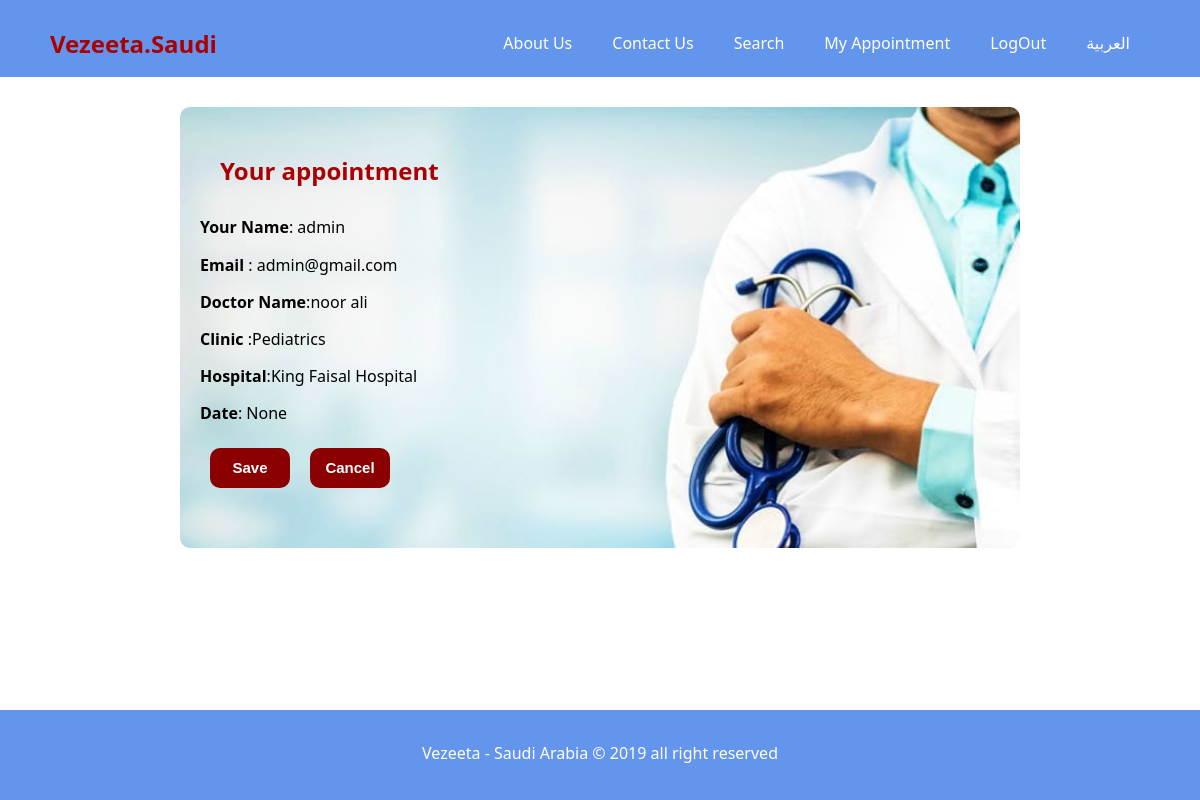
Page /booking/3 (signed in) on the committed database.
### Final_App/models.py (models this page shows, shortened)
class doctors(models.Model):
    full_name = models.CharField(max_length=100)
    major = models.CharField(max_length=100)
    clinic = models.CharField(max_length=100 , choices=Clinics, default='Other')
    Hospital = models.CharField(max_length=100, choices=Hospitals, default='King Saud Hospital')
    phone = models.CharField(max_length=100)
    price = models.CharField(max_length=100)
    Gender = models.CharField(max_length=100, choices=Genders, default='Male')
    City = models.CharField(max_length=100, choices=Cities, default='Riyadh')
    picture = models.ImageField(upload_to='doctors')
    rating = models.CharField(max_length=100, choices=Ratings, default='0')
    from_date = models.DateTimeField(default=timezone.now, null=True)
    to_date = models.DateTimeField(default=timezone.now, null=True)

### Final_App/views.py (the view)
# urls.py: path('booking/<int:id>', views.booking, name='booking'),
def booking(request, id):
    date = request.POST.get('date', None)
    id_Doctor = id
    booking = doctors.objects.get(pk = id)
    data = {
        "date": date,
        'id': id_Doctor,
        "informtion_dector":booking
    }
    return render(request, 'booking.html', data)

### template/booking.html (shortened to what this page needs)
{% extends 'base.html'%}
{% block body %}
<div class="signup">
    <div class="list">
        <div class="content">
            <form action="{% url 'savebooking' user.username %}" method="POST" id="savebooking">
                {% if not user.is_authenticated %}
                <p>please login to complete your booking</p>
                {% else %}
                <h2>Your appointment</h2>
                <p><strong>Your Name</strong>: {{user.username}}</p>
                <p><strong>Email</strong> : {{user.email}}</p>
                <p><strong>Doctor Name</strong>:{{informtion_dector.full_name}}</p>
                <p><strong>Clinic</strong> :{{informtion_dector.clinic}}</p>
                <p><strong>Hospital</strong>:{{informtion_dector.Hospital}}</p>
                <p><strong>Date</strong>: {{date}}</p>
                {% endif %}
                <button type="submit" name='booking' value={{date}} form="savebooking" class="btnsave">Save</button>
            </form>
            <button class="btnsave"><a href="{% url 'home_english' %}">Cancel</a></button>
        </div>
    </div>
</div>
{% endblock %}

### static/CSS/style.css (style rules this page uses)
* { padding: 0; margin: 0; box-sizing: border-box; }
body { font-family: 'Segoe UI', Tahoma, Geneva, Verdana, sans-serif; line-height: 1.7rem; }
a { text-decoration: none; color: white; }
h1,h2,h3 { padding-bottom: 20px; color : darkred; }
p { margin: 10px 0; }
.signup h2 { padding-left: 20px; padding-top: 30px; color: rgb(170, 0, 0); }
.signup, .signupmsg { width: 70%; margin: 30px auto; background-image: url('../img/doctors.jpg'); background-repeat: no-repeat ; background-size: cover ; border-radius: 10px; padding-bottom: 30px; margin-bottom: 100px; }
.btnsave { width: 80px; margin-bottom: 5px; margin-top: 20px; background-color: darkred ; border: none ; color: white ; height: 40px; border-radius: 10px; font-weight: bold ; font-size: 15px; float: left; margin: 10px; }
.list { width: 100%; overflow: hidden ; padding: 20px; }
.content { float: left ; width: 70%; }

### rows in the picture
doctors: full_name "noor ali", clinic "Pediatrics", Hospital "King Faisal Hospital"

### other values in the picture
{{ user.username }} "admin"
{{ user.email }} "admin@gmail.com"
{{ date }} "None"
